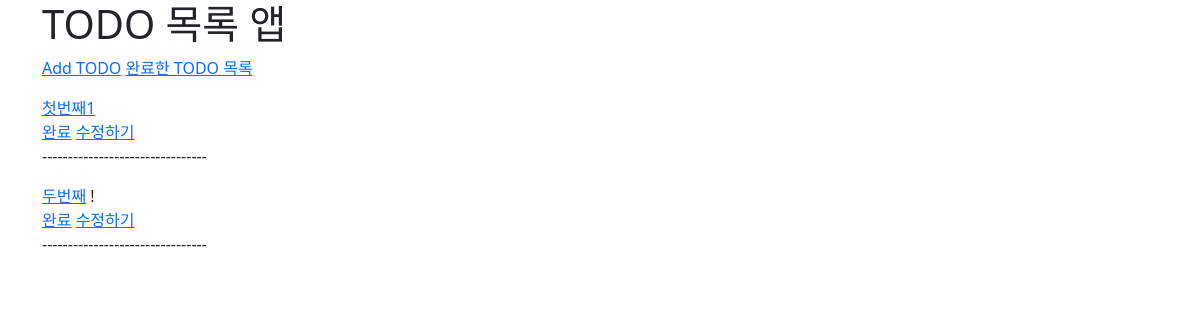
Page /todo/ on the earlier database version.
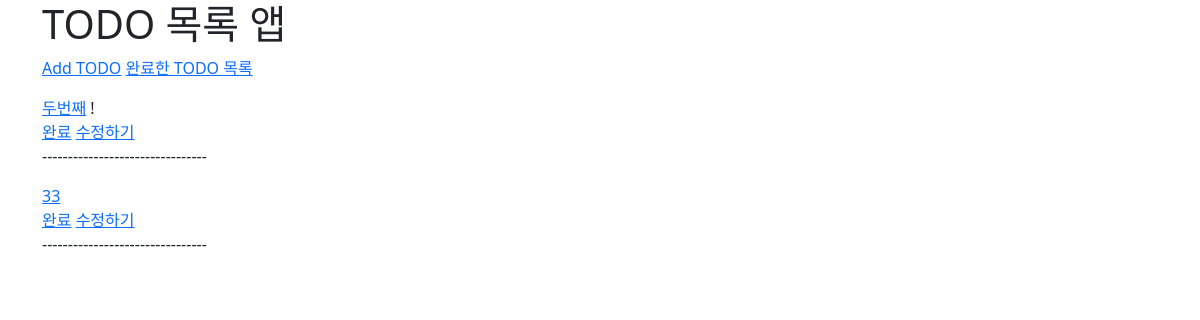
Same page on the later database version.
### todoapp/models.py (models this page shows, shortened)
class Todo(models.Model):
    title= models.CharField(max_length=50)
    description= models.TextField()
    created = models.DateTimeField(auto_now=False, auto_now_add=True)
    completed= models.BooleanField(default=False)
    important = models.BooleanField(default=False)

### todoapp/views.py (the view)
# urls.py: path('', views.todo_list, name='todo_list'),
def todo_list(req):
    todos=Todo.objects.filter(completed=False)
    return render(req, 'todoapp/todo_list.html', {'todos':todos})

### todoapp/templates/todoapp/todo_list.html (shortened to what this page needs)
<!doctype html>
<html lang="en">
  <head>
    <link href="https://cdn.jsdelivr.net/npm/bootstrap@5.3.0-alpha1/dist/css/bootstrap.min.css" rel="stylesheet">
  </head>
  <body>
    <div class="container">
        <h1>TODO 목록 앱 </h1>
        <p>
            <a href="{% url 'todo_post' %}">Add TODO</a>
            <a href="{% url 'todo_completed' %}">완료한 TODO 목록</a>
        </p>
        {% for todo in todos %}
            <a href="{% url 'todo_detail' pk=todo.pk%}">{{todo.title}}</a>
            {% if todo.important %}
                <span> ! </span>
            {% endif %}
            <div>
                <a href="{% url 'todo_complete' pk=todo.pk %}">완료</a>
                <a href="{% url 'todo_edit' pk=todo.pk %}">수정하기</a>
            </div>
            <p>--------------------------------</p>
        {% endfor %}
    </div>
  </body>
</html>

Differences in the rows shown:
no longer on this page (row edited): Todo: title "첫번째1"
added Todo: title "33"
